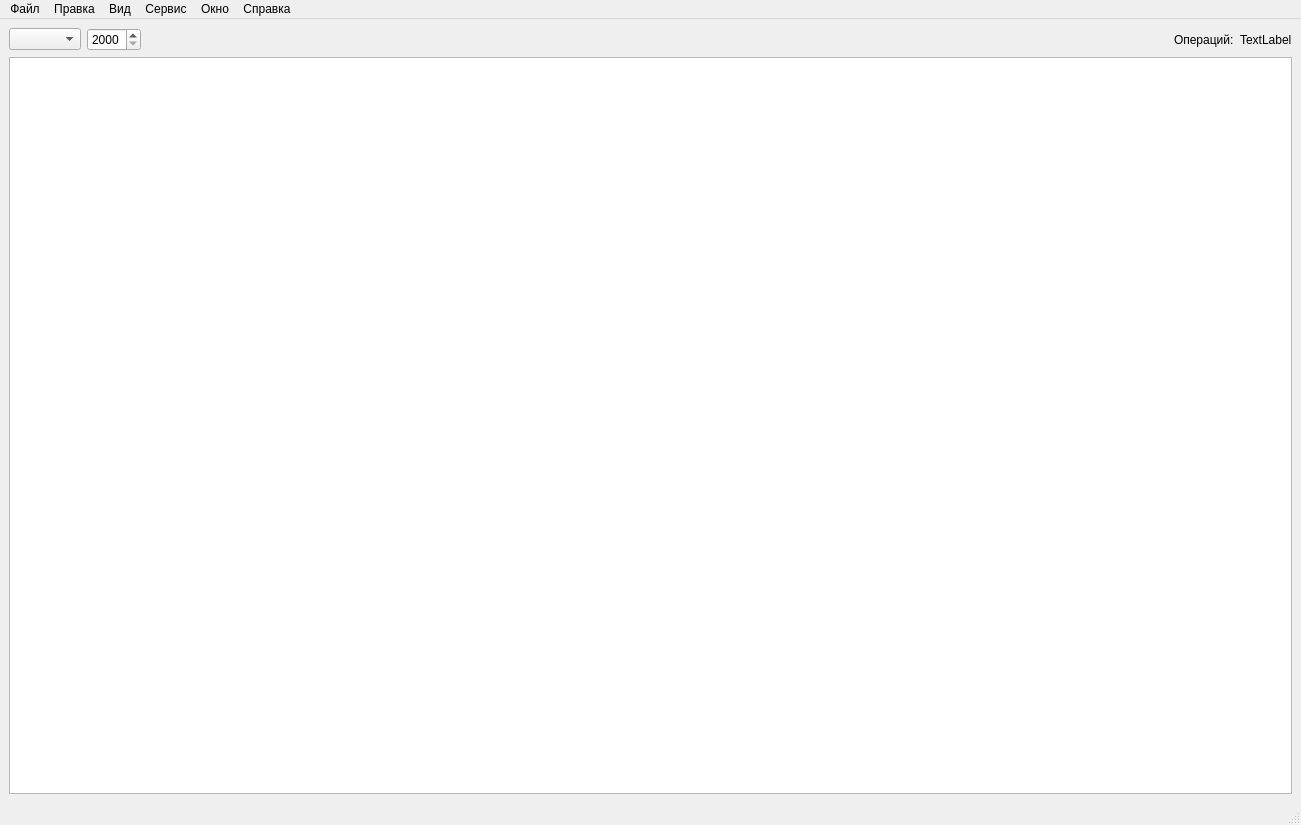
<?xml version="1.0" encoding="UTF-8"?>
<ui version="4.0">
 <class>MainWindow</class>
 <widget class="QMainWindow" name="MainWindow">
  <property name="geometry">
   <rect>
    <x>0</x>
    <y>0</y>
    <width>1301</width>
    <height>825</height>
   </rect>
  </property>
  <property name="windowTitle">
   <string>MainWindow</string>
  </property>
  <widget class="QWidget" name="centralwidget">
   <layout class="QGridLayout" name="gridLayout">
    <item row="0" column="0">
     <layout class="QVBoxLayout" name="verticalLayout">
      <item>
       <layout class="QHBoxLayout" name="horizontalLayout">
        <item>
         <widget class="QComboBox" name="monthComboBox"/>
        </item>
        <item>
         <widget class="QSpinBox" name="yearSpinner">
          <property name="enabled">
           <bool>true</bool>
          </property>
          <property name="readOnly">
           <bool>false</bool>
          </property>
          <property name="minimum">
           <number>2000</number>
          </property>
          <property name="maximum">
           <number>2030</number>
          </property>
         </widget>
        </item>
        <item>
         <spacer name="horizontalSpacer">
          <property name="orientation">
           <enum>Qt::Horizontal</enum>
          </property>
          <property name="sizeHint" stdset="0">
           <size>
            <width>40</width>
            <height>20</height>
           </size>
          </property>
         </spacer>
        </item>
        <item>
         <widget class="QLabel" name="label">
          <property name="text">
           <string>Операций:</string>
          </property>
         </widget>
        </item>
        <item>
         <widget class="QLabel" name="transactionCountLabel">
          <property name="text">
           <string>TextLabel</string>
          </property>
         </widget>
        </item>
       </layout>
      </item>
      <item>
       <widget class="QTableView" name="transactionTableView">
        <attribute name="verticalHeaderVisible">
         <bool>false</bool>
        </attribute>
       </widget>
      </item>
     </layout>
    </item>
   </layout>
  </widget>
  <widget class="QMenuBar" name="menubar">
   <property name="geometry">
    <rect>
     <x>0</x>
     <y>0</y>
     <width>1301</width>
     <height>30</height>
    </rect>
   </property>
   <widget class="QMenu" name="menuFile">
    <property name="title">
     <string notr="true">Файл</string>
    </property>
    <addaction name="actionConnect"/>
    <addaction name="separator"/>
    <addaction name="actionExit"/>
   </widget>
   <widget class="QMenu" name="menuEdit">
    <property name="title">
     <string notr="true">Правка</string>
    </property>
   </widget>
   <widget class="QMenu" name="menuView">
    <property name="title">
     <string notr="true">Вид</string>
    </property>
    <addaction name="actionCurrentMonth"/>
    <addaction name="separator"/>
    <addaction name="actionNextMonth"/>
    <addaction name="actionPrevMonth"/>
   </widget>
   <widget class="QMenu" name="menuTools">
    <property name="title">
     <string notr="true">Сервис</string>
    </property>
    <addaction name="actionProfiles"/>
   </widget>
   <widget class="QMenu" name="menuWindow">
    <property name="title">
     <string notr="true">Окно</string>
    </property>
    <addaction name="actionContactWindow"/>
    <addaction name="actionCurrencyWindow"/>
    <addaction name="actionCategoryWindow"/>
    <addaction name="actionAccountWindow"/>
   </widget>
   <widget class="QMenu" name="helpMenu">
    <property name="title">
     <string notr="true">Справка</string>
    </property>
   </widget>
   <addaction name="menuFile"/>
   <addaction name="menuEdit"/>
   <addaction name="menuView"/>
   <addaction name="menuTools"/>
   <addaction name="menuWindow"/>
   <addaction name="helpMenu"/>
  </widget>
  <widget class="QStatusBar" name="statusbar"/>
  <action name="actionExit">
   <property name="text">
    <string notr="true">Выход</string>
   </property>
  </action>
  <action name="actionProfiles">
   <property name="text">
    <string notr="true">Профили...</string>
   </property>
   <property name="shortcut">
    <string>Ctrl+Alt+P</string>
   </property>
  </action>
  <action name="actionConnect">
   <property name="text">
    <string>Соединение...</string>
   </property>
  </action>
  <action name="actionContactWindow">
   <property name="enabled">
    <bool>false</bool>
   </property>
   <property name="text">
    <string>Контакты...</string>
   </property>
  </action>
  <action name="actionCurrencyWindow">
   <property name="enabled">
    <bool>false</bool>
   </property>
   <property name="text">
    <string>Валюты...</string>
   </property>
  </action>
  <action name="actionCategoryWindow">
   <property name="enabled">
    <bool>false</bool>
   </property>
   <property name="text">
    <string>Категории...</string>
   </property>
  </action>
  <action name="actionAccountWindow">
   <property name="enabled">
    <bool>false</bool>
   </property>
   <property name="text">
    <string notr="true">Счета...</string>
   </property>
   <property name="shortcut">
    <string>Ctrl+1</string>
   </property>
  </action>
  <action name="actionPrevMonth">
   <property name="enabled">
    <bool>false</bool>
   </property>
   <property name="text">
    <string notr="true">Предыдущий месяц</string>
   </property>
   <property name="shortcut">
    <string>Ctrl+Alt+Left</string>
   </property>
  </action>
  <action name="actionNextMonth">
   <property name="enabled">
    <bool>false</bool>
   </property>
   <property name="text">
    <string notr="true">Следующий месяц</string>
   </property>
   <property name="shortcut">
    <string>Ctrl+Alt+Right</string>
   </property>
  </action>
  <action name="actionCurrentMonth">
   <property name="enabled">
    <bool>false</bool>
   </property>
   <property name="text">
    <string notr="true">Текущий месяц</string>
   </property>
   <property name="shortcut">
    <string>Ctrl+Alt+Up</string>
   </property>
  </action>
 </widget>
 <resources/>
 <connections/>
</ui>
